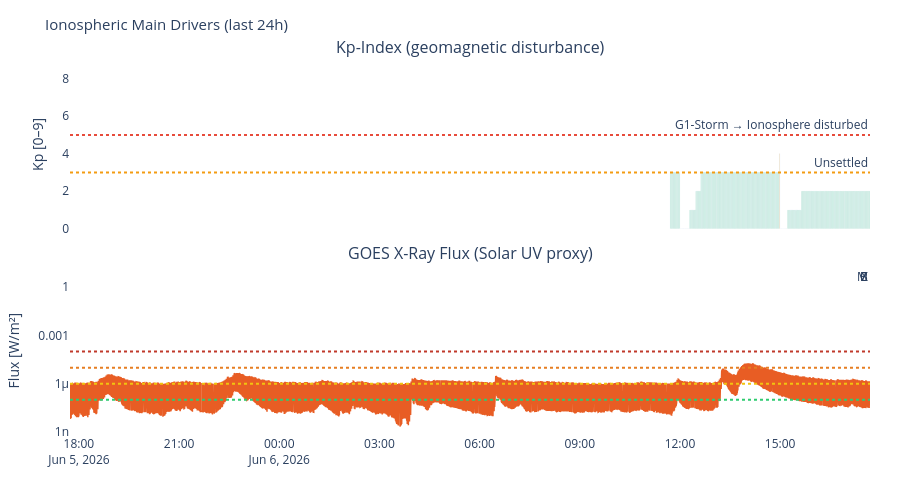

Notebook code for this chart:
### Markdown cell above
---
## 3. Visualizations

### Code cell
# ============================================================
# KP-INDEX + X-RAY FLUX – the two main ionospheric drivers
# ============================================================

n_panels = sum([df_kp is not None, df_xray is not None])
if n_panels > 0:
    titles = []
    if df_kp    is not None: titles.append('Kp-Index (geomagnetic disturbance)')
    if df_xray  is not None: titles.append('GOES X-Ray Flux (Solar UV proxy)')

    fig = make_subplots(rows=n_panels, cols=1, shared_xaxes=True,
                        subplot_titles=titles, vertical_spacing=0.1)
    row = 1

    if df_kp is not None:
        colors_kp = ['#2ecc71' if k < 4 else '#f39c12' if k < 6 else '#e74c3c'
                     for k in df_kp['kp']]
        fig.add_trace(go.Bar(x=df_kp['time'], y=df_kp['kp'],
                             marker_color=colors_kp, opacity=0.8, name='Kp'), row=row, col=1)
        fig.add_hline(y=5, line_dash='dot', line_color='#e74c3c',
                      annotation_text='G1-Storm → Ionosphere disturbed', row=row, col=1)
        fig.add_hline(y=3, line_dash='dot', line_color='#f39c12',
                      annotation_text='Unsettled', row=row, col=1)
        fig.update_yaxes(title_text='Kp [0–9]', range=[0,9], row=row, col=1)
        row += 1

    if df_xray is not None:
        fig.add_trace(go.Scatter(x=df_xray['time'], y=df_xray['flux'],
                                 line=dict(color='#E85D24', width=1.5), name='X-Ray'),
                      row=row, col=1)
        for lvl, lbl, col in [(1e-4,'X','#c0392b'),(1e-5,'M','#e67e22'),
                               (1e-6,'C','#f1c40f'),(1e-7,'B','#2ecc71')]:
            fig.add_hline(y=lvl, line_dash='dot', line_color=col,
                          annotation_text=lbl, row=row, col=1)
        fig.update_yaxes(type='log', title_text='Flux [W/m²]', row=row, col=1)
        row += 1

    fig.update_layout(
        title=dict(text='Ionospheric Main Drivers (last 24h)', font=dict(size=15)),
        height=200 * n_panels + 80,
        showlegend=False, plot_bgcolor='rgba(0,0,0,0)', paper_bgcolor='rgba(0,0,0,0)',
        margin=dict(l=70, r=30, t=60, b=40)
    )
    fig.show()

### Figure 1 — Plotly figure (JSON) as saved in the notebook; plotly's stock layout.template omitted (floating-point values rounded to 4 significant figures; data arrays with more than 128 entries replaced by an {"elided": "..."} marker saying what was removed)
{"data": [{"marker": {"color": {"elided": "359 str values"}}, "name": "Kp", "opacity": 0.8, "type": "bar", "x": {"elided": "359 str values"}, "xaxis": "x", "y": {"elided": "359 float values"}, "yaxis": "y"}, {"line": {"color": "#E85D24", "width": 1.5}, "name": "X-Ray", "type": "scatter", "x": {"elided": "2876 str values"}, "xaxis": "x2", "y": {"elided": "2876 float values"}, "yaxis": "y2"}], "layout": {"annotations": [{"font": {"size": 16}, "showarrow": false, "text": "Kp-Index (geomagnetic disturbance)", "x": 0.5, "xanchor": "center", "xref": "paper", "y": 1.0, "yanchor": "bottom", "yref": "paper"}, {"font": {"size": 16}, "showarrow": false, "text": "GOES X-Ray Flux (Solar UV proxy)", "x": 0.5, "xanchor": "center", "xref": "paper", "y": 0.45, "yanchor": "bottom", "yref": "paper"}, {"showarrow": false, "text": "G1-Storm → Ionosphere disturbed", "x": 1, "xanchor": "right", "xref": "x domain", "y": 5, "yanchor": "bottom", "yref": "y"}, {"showarrow": false, "text": "Unsettled", "x": 1, "xanchor": "right", "xref": "x domain", "y": 3, "yanchor": "bottom", "yref": "y"}, {"showarrow": false, "text": "X", "x": 1, "xanchor": "right", "xref": "x2 domain", "y": 0.0001, "yanchor": "bottom", "yref": "y2"}, {"showarrow": false, "text": "M", "x": 1, "xanchor": "right", "xref": "x2 domain", "y": 1e-05, "yanchor": "bottom", "yref": "y2"}, {"showarrow": false, "text": "C", "x": 1, "xanchor": "right", "xref": "x2 domain", "y": 1e-06, "yanchor": "bottom", "yref": "y2"}, {"showarrow": false, "text": "B", "x": 1, "xanchor": "right", "xref": "x2 domain", "y": 1e-07, "yanchor": "bottom", "yref": "y2"}], "height": 480, "margin": {"b": 40, "l": 70, "r": 30, "t": 60}, "paper_bgcolor": "rgba(0,0,0,0)", "plot_bgcolor": "rgba(0,0,0,0)", "shapes": [{"line": {"color": "#e74c3c", "dash": "dot"}, "type": "line", "x0": 0, "x1": 1, "xref": "x domain", "y0": 5, "y1": 5, "yref": "y"}, {"line": {"color": "#f39c12", "dash": "dot"}, "type": "line", "x0": 0, "x1": 1, "xref": "x domain", "y0": 3, "y1": 3, "yref": "y"}, {"line": {"color": "#c0392b", "dash": "dot"}, "type": "line", "x0": 0, "x1": 1, "xref": "x2 domain", "y0": 0.0001, "y1": 0.0001, "yref": "y2"}, {"line": {"color": "#e67e22", "dash": "dot"}, "type": "line", "x0": 0, "x1": 1, "xref": "x2 domain", "y0": 1e-05, "y1": 1e-05, "yref": "y2"}, {"line": {"color": "#f1c40f", "dash": "dot"}, "type": "line", "x0": 0, "x1": 1, "xref": "x2 domain", "y0": 1e-06, "y1": 1e-06, "yref": "y2"}, {"line": {"color": "#2ecc71", "dash": "dot"}, "type": "line", "x0": 0, "x1": 1, "xref": "x2 domain", "y0": 1e-07, "y1": 1e-07, "yref": "y2"}], "showlegend": false, "title": {"font": {"size": 15}, "text": "Ionospheric Main Drivers (last 24h)"}, "xaxis": {"anchor": "y", "domain": [0.0, 1.0], "matches": "x2", "showticklabels": false}, "xaxis2": {"anchor": "y2", "domain": [0.0, 1.0]}, "yaxis": {"anchor": "x", "domain": [0.55, 1.0], "range": [0, 9], "title": {"text": "Kp [0–9]"}}, "yaxis2": {"anchor": "x2", "domain": [0.0, 0.45], "title": {"text": "Flux [W/m²]"}, "type": "log"}}}
